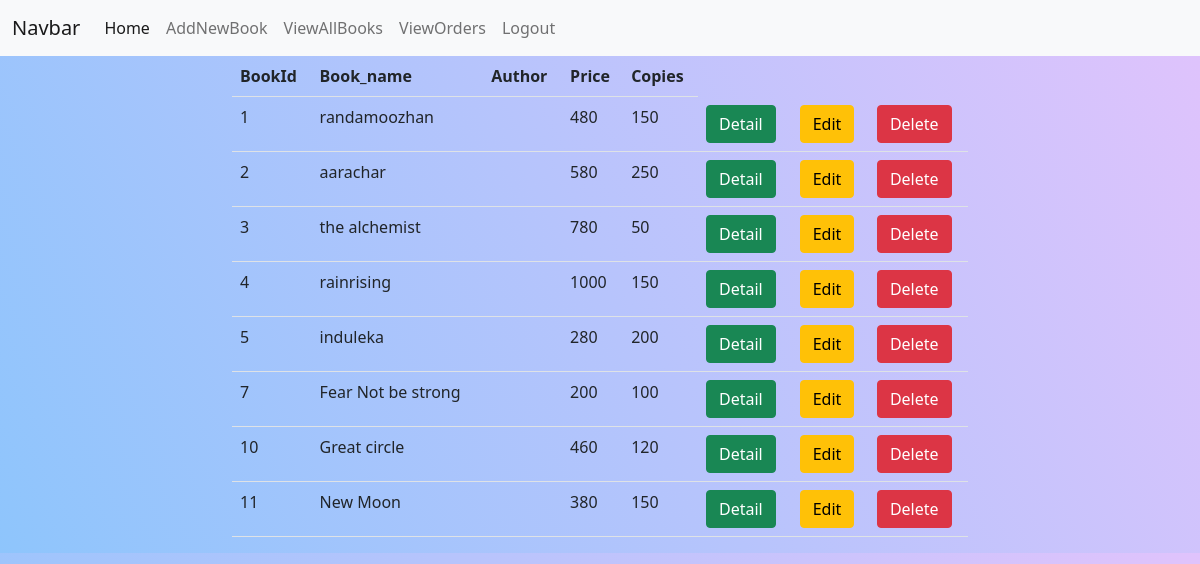
Screenshot of /owner/books/all (signed in) with the database file from the repository.
### owner/models.py (models this page shows, shortened)
class Books(models.Model):
    book_name=models.CharField(max_length=120,unique=True)
    author_name=models.CharField(max_length=120)
    price=models.PositiveIntegerField(default=50)
    copies=models.PositiveIntegerField(default=10)
    active_status=models.BooleanField(default=True)
    image=models.ImageField(upload_to="images",null=True,blank=True)

### owner/views.py (the view)
# urls.py: path("books/all",views.Booklist.as_view(),name="listbook"),
@method_decorator(owner_permission_required,name="dispatch")
class Booklist(ListView):
    model = Books
    context_object_name="books"
    template_name = "book_list.html"

### owner/templates/book_list.html
{%extends 'base.html'%}
{%block body_block%}
<div class="row">
        <div class="col-2"></div>
        <div class="col-8">
            <table class="table">
                <tr>
                    <th>BookId</th>
                    <th>Book_name</th>
                    <th>Author</th>
                    <th>Price</th>
                    <th>Copies</th>
                </tr>
                {%for book in books%}
                <tr>
                    <td>{{book.id}}</td>
                    <td>{{book.book_name}}</td>
                    <td>{{book.author}}</td>
                    <td>{{book.price}}</td>
                    <td>{{book.copies}}</td>
                    <td><a class="btn btn-success" href="{%url 'bookdetail' book.id %}">Detail</a></td>
                    <td>
                        <a href="{%url 'bookedit' book.id%}" class="btn btn-warning">Edit</a>
                    </td>
                    <td>
                        <a href="{%url 'bookdelete' book.id%}" class="btn btn-danger">Delete</a>
                    </td>
                </tr>
                {%endfor%}
            </table>
        </div>
        <div class="col-2"></div>
    </div>
{%endblock%}

### owner/static/css/style.css (style rules this page uses)
body { background-color: #8EC5FC; background-image: linear-gradient(62deg, #8EC5FC 0%, #E0C3FC 100%); }

### rows the page displays
Books: id "1", book_name "randamoozhan", price "480", copies "150"
Books: id "2", book_name "aarachar", price "580", copies "250"
Books: id "3", book_name "the alchemist", price "780", copies "50"
Books: id "4", book_name "rainrising", price "1000", copies "150"
Books: id "5", book_name "induleka", price "280", copies "200"
Books: id "7", book_name "Fear Not be strong", price "200", copies "100"
Books: id "10", book_name "Great circle", price "460", copies "120"
Books: id "11", book_name "New Moon", price "380", copies "150"
